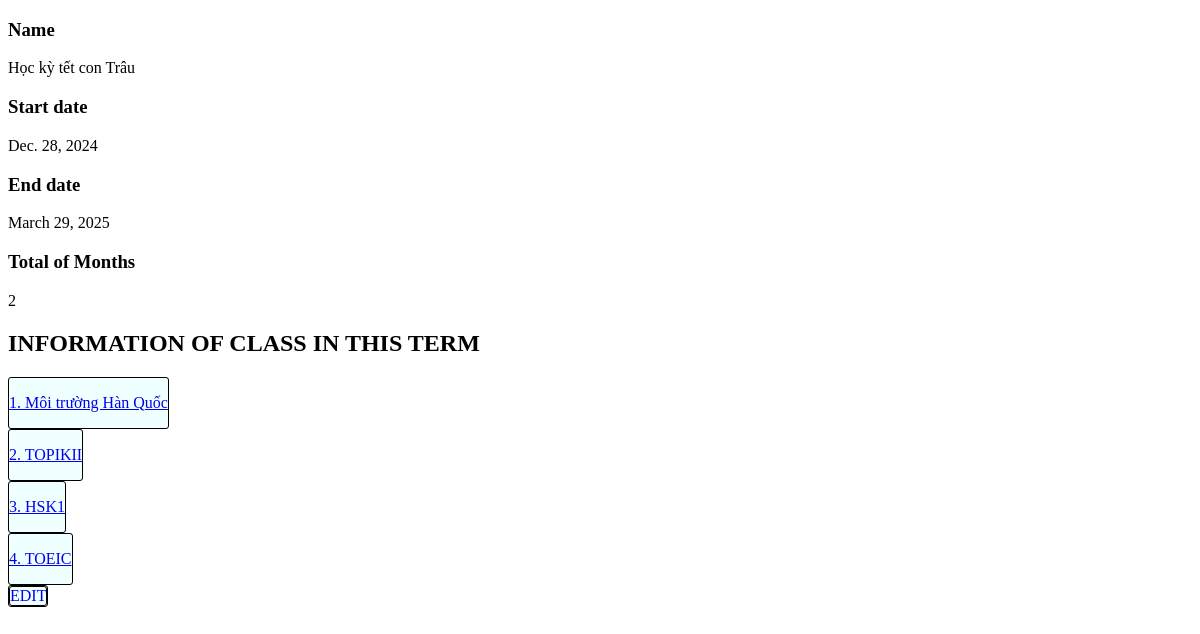
Page /manage/term/id=13/ on the committed database.
### main_site/models.py (models this page shows, shortened)
class Term(models.Model):
    name = models.CharField(max_length=50, verbose_name='Tên kỳ học')
    startDate = models.DateField(verbose_name='Ngày bắt đầu')
    endDate = models.DateField(verbose_name='Ngày kết thúc', null=True, blank=True)
    totalOfMonths = models.IntegerField(verbose_name='Tổng số tháng dự kiến cho học kỳ')
    user = models.ForeignKey(User,on_delete=models.CASCADE,verbose_name='Thông tin người dùng')

class Class(models.Model):
    STATUS_CHOICES = (
        ('active','active'),
        ('upcoming','upcoming'),
        ('completed','completed'),
    )
    name = models.CharField(max_length=50, verbose_name='Tên lớp')
    startDate = models.DateField(verbose_name='Thời gian mở lớp', null=True, auto_now_add=True)
    endDate = models.DateField(verbose_name='Thời gian đóng lớp', null=True)
    status = models.CharField(max_length=10, choices=STATUS_CHOICES, default='upcoming')
    maxOfDay = models.IntegerField(verbose_name='Số lượng ngày học tối đa trong kỳ', default=50)
    maxOfSessionsInDay = models.IntegerField(verbose_name="Số lượng buổi học tối đa trong ngày", default=2)
    term = models.ForeignKey(Term, on_delete=models.CASCADE, verbose_name='Thông tin kỳ học')

### main_site/views.py (the view)
# urls.py: path('manage/term/id=<int:termId>/', views.getManageTerm, name="manageTerm" ),
def getManageTerm(request, termId):
    term = Term.objects.filter(id=termId).first()
    classes = Class.objects.filter(term=term)
    context = {
        'term': term,
        'classes': classes,
    }
    return render(request, 'manage/term.html', context)

### main_site/templates/manage/term.html (shortened to what this page needs)
{% extends "base/base.html" %}
{% load static %}
{% block content %}
<div class="InformationContainer">
    <h3>Name</h3>
    <p> {{term.name}} </p>
</div>
<div class="InformationContainer">
    <h3>Start date</h3>
    <p> {{term.startDate}} </p>
</div>
<div class="InformationContainer">
    <h3>End date</h3>
    <p> {{term.endDate}} </p>
</div>
<div class="InformationContainer">
    <h3> Total of Months</h3>
    <p> {{term.totalOfMonths}} </p>
</div>
<h2 >INFORMATION OF CLASS IN THIS TERM</h2>
{% for class in classes %}
<div class="InformationContainer">
    <a href="{% url "manageClass" classId=class.id %}" > <p >{{forloop.counter}}. {{class.name}} </p></a>
</div>
{% endfor %}
<a href="{% url "editTerm" termId=term.id %}" ><div class="ClickTag">EDIT</div></a>
{% endblock content %}

### static/css/base.css (style rules this page uses)
.ClickTag, a, [onclick] { background-color: azure; display: inline-block; border: 1px solid black; border-radius: 3px; }

### rows in the picture
Term: name "Học kỳ tết con Trâu", startDate "Dec. 28, 2024", endDate "March 29, 2025", totalOfMonths "2"
Class: name "Môi trường Hàn Quốc"
Class: name "TOPIKII"
Class: name "HSK1"
Class: name "TOEIC"
